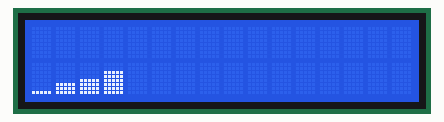
A sketch run on a simulated Arduino Uno, built with avr-gcc and run on an emulated ATmega328P. Parts: 16×2 character LCD.

Above: at 0.26 s.
At 5.28 s:
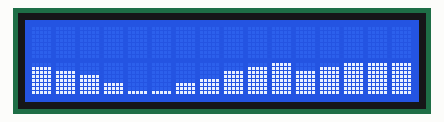
At 10.21 s:
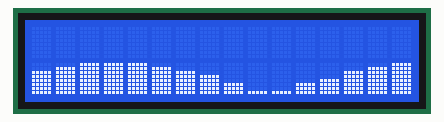
At 20.07 s:
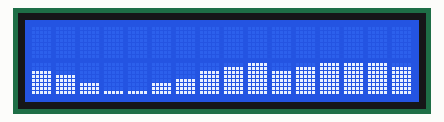
At 29.94 s:
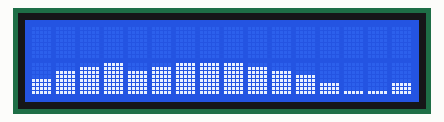
At 39.93 s:
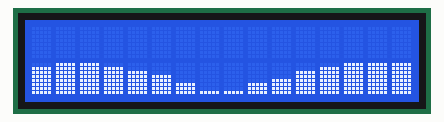

The sketch:

onda_senoidal_2.ino
```cpp
#include <Wire.h>
#include <LiquidCrystal_I2C.h>
LiquidCrystal_I2C lcd(0x27,16,2);
int i;
int k;
int j=0;
String s;
const float pi = 3.14;

byte customChar8[8] = {
  0b11111,
  0b11111,
  0b11111,
  0b11111,
  0b11111,
  0b11111,
  0b11111,
  0b11111
};

byte customChar7[8] = {
  0b00000,
  0b11111,
  0b11111,
  0b11111,
  0b11111,
  0b11111,
  0b11111,
  0b11111
};

byte customChar6[8] = {
  0b00000,
  0b00000,
  0b11111,
  0b11111,
  0b11111,
  0b11111,
  0b11111,
  0b11111
};
byte customChar5[8] = {
  0b00000,
  0b00000,
  0b00000,
  0b11111,
  0b11111,
  0b11111,
  0b11111,
  0b11111
};
byte customChar4[8] = {
  0b00000,
  0b00000,
  0b00000,
  0b00000,
  0b11111,
  0b11111,
  0b11111,
  0b11111
};
byte customChar3[8] = {
  0b00000,
  0b00000,
  0b00000,
  0b00000,
  0b00000,
  0b11111,
  0b11111,
  0b11111
};
byte customChar2[8] = {
  0b00000,
  0b00000,
  0b00000,
  0b00000,
  0b00000,
  0b00000,
  0b11111,
  0b11111
};
byte customChar1[8] = {
  0b00000,
  0b00000,
  0b00000,
  0b00000,
  0b00000,
  0b00000,
  0b00000,
  0b11111
};
byte customChar0[8] = {
  0b00000,
  0b00000,
  0b00000,
  0b00000,
  0b00000,
  0b00000,
  0b00000,
  0b00000
};

byte jj11[] = {
  B11111,
  B00000,
  B00000,
  B00000,
  B00000,
  B00000,
  B00000,
  B00000
};
byte jj12[] = {
  B11111,
  B11111,
  B00000,
  B00000,
  B00000,
  B00000,
  B00000,
  B00000
};
byte jj13[] = {
  B11111,
  B11111,
  B11111,
  B00000,
  B00000,
  B00000,
  B00000,
  B00000
};
byte jj14[] = {
  B11111,
  B11111,
  B11111,
  B11111,
  B00000,
  B00000,
  B00000,
  B00000
};
byte jj15[] = {
  B11111,
  B11111,
  B11111,
  B11111,
  B11111,
  B00000,
  B00000,
  B00000
};
byte jj16[] = {
  B11111,
  B11111,
  B11111,
  B11111,
  B11111,
  B11111,
  B00000,
  B00000
};
byte jj17[] = {
  B11111,
  B11111,
  B11111,
  B11111,
  B11111,
  B11111,
  B11111,
  B00000
};
byte jj18[] = {
  B11111,
  B11111,
  B11111,
  B11111,
  B11111,
  B11111,
  B11111,
  B11111
};
void setup() {
  lcd.init();
  lcd.backlight();
  //lcd.createChar(0, customChar0);
  lcd.createChar(0, customChar1);
  lcd.createChar(1, customChar2);
  lcd.createChar(2, customChar3);
  lcd.createChar(3, customChar4);
  lcd.createChar(4, customChar5);
  lcd.createChar(5, customChar6);
  lcd.createChar(6, customChar7);
  lcd.createChar(7, customChar8);
  //lcd.createChar(11, jj11);
  //lcd.createChar(12, jj12);
  //lcd.createChar(13, jj13);
  //lcd.createChar(14, jj14);
  //lcd.createChar(15, jj15);
  //lcd.createChar(16, jj16);
  //lcd.createChar(17, jj17);
  //lcd.createChar(18, jj18);
  lcd.clear();
  lcd.setBacklight(HIGH);
}

void loop() {
lcd.setBacklight(HIGH);for (i=0;i<=180;i=i+15){
k=sin(i*pi/180.0)*8;
if (k>=0){
  Serial.println(j);
  lcd.setCursor(j,1);
  lcd.write(k);
}
//if(k<0){
  //k=k*(-1);
  //Serial.println(10+k);
  //lcd.setCursor(j,0);
  //lcd.write(10+k);

j=j+1;
delay(40);

if (j>15){
  j=0;
}
}
   }
```
